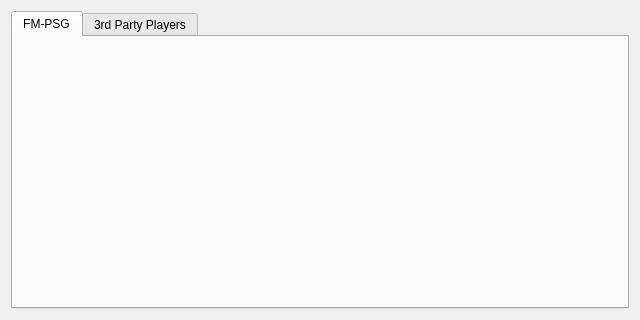
<?xml version="1.0" encoding="UTF-8"?>
<ui version="4.0">
 <class>PCMUsageDialog</class>
 <widget class="QWidget" name="PCMUsageDialog">
  <property name="geometry">
   <rect>
    <x>0</x>
    <y>0</y>
    <width>640</width>
    <height>320</height>
   </rect>
  </property>
  <property name="minimumSize">
   <size>
    <width>640</width>
    <height>320</height>
   </size>
  </property>
  <property name="windowTitle">
   <string>PCM Usage</string>
  </property>
  <layout class="QGridLayout" name="gridLayout">
   <item row="0" column="0">
    <widget class="QTabWidget" name="tabWidget">
     <property name="currentIndex">
      <number>0</number>
     </property>
     <widget class="QWidget" name="tab">
      <attribute name="title">
       <string>FM-PSG</string>
      </attribute>
      <layout class="QHBoxLayout" name="horizontalLayout">
       <item>
        <widget class="PCMUsageDisplayWidget" name="displayWidget" native="true"/>
       </item>
       <item>
        <widget class="PCMUsageLegendWidget" name="legendWidget" native="true"/>
       </item>
      </layout>
     </widget>
     <widget class="QWidget" name="tab_2">
      <attribute name="title">
       <string>3rd Party Players</string>
      </attribute>
      <layout class="QGridLayout" name="gridLayout_3">
       <item row="0" column="1">
        <spacer name="verticalSpacer">
         <property name="orientation">
          <enum>Qt::Vertical</enum>
         </property>
         <property name="sizeHint" stdset="0">
          <size>
           <width>20</width>
           <height>75</height>
          </size>
         </property>
        </spacer>
       </item>
       <item row="1" column="0">
        <spacer name="horizontalSpacer">
         <property name="orientation">
          <enum>Qt::Horizontal</enum>
         </property>
         <property name="sizeHint" stdset="0">
          <size>
           <width>241</width>
           <height>20</height>
          </size>
         </property>
        </spacer>
       </item>
       <item row="1" column="1">
        <layout class="QGridLayout" name="gridLayout_2">
         <item row="0" column="0">
          <widget class="QLabel" name="frontPatternLabel">
           <property name="text">
            <string>Front pattern:</string>
           </property>
          </widget>
         </item>
         <item row="0" column="1">
          <widget class="QLabel" name="frontPatternSizeLabel">
           <property name="text">
            <string>0 B</string>
           </property>
           <property name="alignment">
            <set>Qt::AlignRight|Qt::AlignTrailing|Qt::AlignVCenter</set>
           </property>
          </widget>
         </item>
         <item row="1" column="0">
          <widget class="QLabel" name="songLabel">
           <property name="text">
            <string>Song:</string>
           </property>
          </widget>
         </item>
         <item row="1" column="1">
          <widget class="QLabel" name="songSizeLabel">
           <property name="text">
            <string>0 B</string>
           </property>
           <property name="alignment">
            <set>Qt::AlignRight|Qt::AlignTrailing|Qt::AlignVCenter</set>
           </property>
          </widget>
         </item>
        </layout>
       </item>
       <item row="1" column="2">
        <spacer name="horizontalSpacer_2">
         <property name="orientation">
          <enum>Qt::Horizontal</enum>
         </property>
         <property name="sizeHint" stdset="0">
          <size>
           <width>240</width>
           <height>20</height>
          </size>
         </property>
        </spacer>
       </item>
       <item row="2" column="1">
        <spacer name="verticalSpacer_2">
         <property name="orientation">
          <enum>Qt::Vertical</enum>
         </property>
         <property name="sizeHint" stdset="0">
          <size>
           <width>20</width>
           <height>75</height>
          </size>
         </property>
        </spacer>
       </item>
      </layout>
     </widget>
    </widget>
   </item>
  </layout>
 </widget>
 <customwidgets>
  <customwidget>
   <class>PCMUsageDisplayWidget</class>
   <extends>QWidget</extends>
   <header>pcmusage/pcmusagedisplaywidget.h</header>
   <container>1</container>
  </customwidget>
  <customwidget>
   <class>PCMUsageLegendWidget</class>
   <extends>QWidget</extends>
   <header>pcmusage/pcmusagelegendwidget.h</header>
   <container>1</container>
  </customwidget>
 </customwidgets>
 <resources/>
 <connections/>
</ui>
